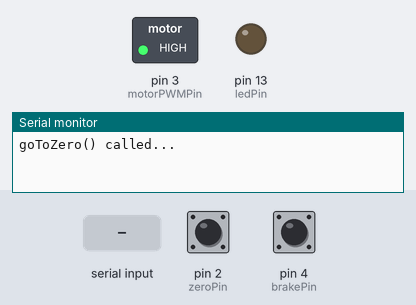
This sketch was run on a simulated Arduino Uno, built with avr-gcc and run on an emulated ATmega328P. Shown: switched loads named in the sketch (green lamp = pin HIGH), output pins drawn as LEDs (lit = HIGH), the last lines printed to the serial monitor. The test bench sets the inputs (shaded band); at power-on: pin 2 (zeroPin) HIGH, pin 4 (brakePin) HIGH.

Above: at 1.3 s.
1.4 s: pin 2 (zeroPin) pulled LOW for 0.15 s
At 2.1 s:
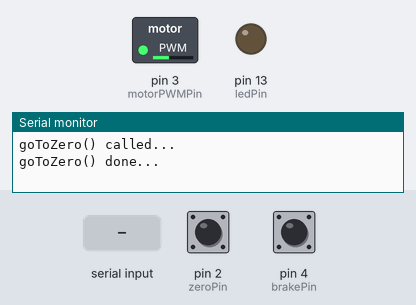
3.0 s: "1\n" received over Serial
At 4.4 s:
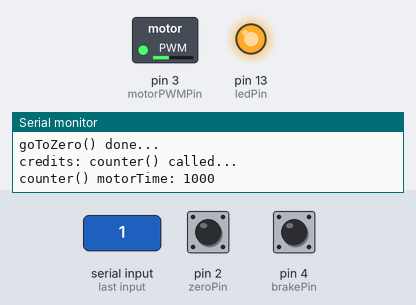
6.0 s: "90,45\n" received over Serial
At 8.4 s:
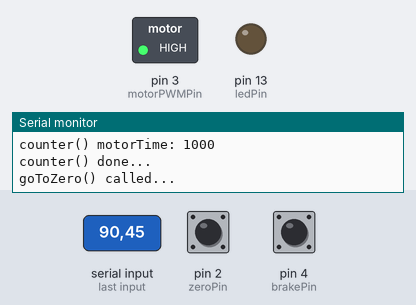
9.0 s: pin 2 (zeroPin) pulled LOW for 1 s
At 10.2 s:
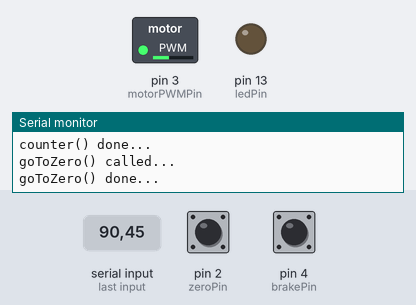
11.5 s: "30,150\n" received over Serial
At 14.6 s:
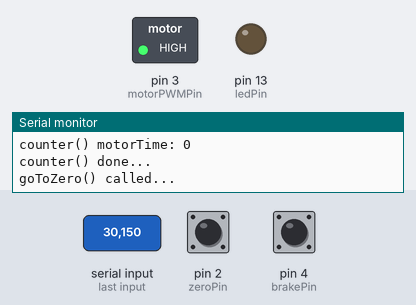
Timing chart, 0 to 15.5 s (numbered marks = the images above; inputs shaded):
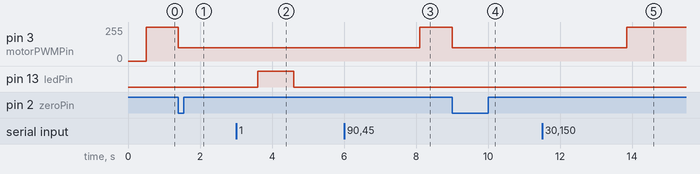

The sketch:

Read_Serial_Rpi_010-serial-toInt-coin-edge-dc-motor-pwm-zero.ino
```cpp
int ledPin = 13;
int lampPin = 9; // for small 12V light bulb above coin collector

// For Coin Acceptor:
int coinPin = 5; // Digital Input from Coin Collector
int signalValue = 0; // For storing value from coin input
int state; // Current state
int lastState = 0; // Last state
//int balance = 0; // Pence
int coinValue = 0; // Curent coin value
int update = 1; // Used for sending an update
long updateDebounceTime = 0; // The last time we sent an update
long updateDebounceDelay = 50; // Update 500ms after last singal pulse

// For Zero-switch:
#define ZEROSWITCH 1
int zeroPin = 2; // HIGH when flip-counter is zero
int brakePin = 4; // HIGH when flip-counter is close to zero
int zeroPinState = 0;
int zeroTrue = 0; // variable for detecting zero-switch rising edge
int brakeTrue = 0;

#define DEBOUNCE_DELAY 120
//char meterTopic[]="meter/0";
int buttonStateFalling[ZEROSWITCH];
int lastButtonStateFalling[ZEROSWITCH];
unsigned long millisPrevious[ZEROSWITCH];

// Motor:
//int motorPowerPin = 2; // Digital Out for turning DC-motor ON/OFF
int motorPWMPin = 3;
int motorArray[]={0, 1000, 2200, 3500, 4100, 5250, 6300, 7500, 8800, 10500};
unsigned long motorTime = 0;
int motorSpeed = 0;
int speedHigh = 255;
int speedLow = 100;
int busy = 0;

// For Serial Comm:
String msg;
int credits = 0;
int lastCredits = 0;
// _______________________________________________________________________

void setup() {
  Serial.begin(9600);
  pinMode(ledPin, OUTPUT);
  pinMode(coinPin, INPUT_PULLUP);
  pinMode(brakePin, INPUT_PULLUP);


  for (int i=0; i < ZEROSWITCH; i++) {
    pinMode(zeroPin, INPUT_PULLUP);
    buttonStateFalling[i]=1;
    lastButtonStateFalling[i]=1;
  }

  goToZero();
}

void loop() {
  //checkCoin();
  readSerialPort();
    if (credits != lastCredits) {
      if (zeroTrue == 0 && credits != 0) {
        goToZero();
        delay(500);
        counter();
      } else if (zeroTrue == 1) {
        //sendData();
        counter();
      } else if (zeroTrue == 0 && credits == 0) {
        goToZero();
      }
  }
}


void goToZero() {
  zeroTrue = 0;
  Serial.println("goToZero() called...");
  delay(500);
  while(zeroTrue == 0) {
    brakeTrue = !digitalRead(zeroPin);
    int braking = 0;
    motorSpeed = 0;
    if (!brakeTrue) {
      motorSpeed = speedHigh;
    } else if (brakeTrue) {
      motorSpeed = speedLow;
    }
    analogWrite(motorPWMPin, motorSpeed);
    unsigned long now=millis();

    for(int i=0 ; i < ZEROSWITCH ; i++) {
      buttonStateFalling[i] = digitalRead(zeroPin);
      if ((buttonStateFalling[i] == LOW) && (lastButtonStateFalling[i] == HIGH)) {
        millisPrevious[i] = now;
      } else if ((buttonStateFalling[i] == HIGH) && (lastButtonStateFalling[i] == LOW) && (now - millisPrevious[i] > DEBOUNCE_DELAY)) {
        zeroTrue = 1;
      }
      lastButtonStateFalling[i] = buttonStateFalling[i];
    }
  }
  // Code below executes when breaking out of while loop
  analogWrite(ledPin, 0);
  Serial.println("goToZero() done...");
  //threads.yield();
}

void counter() {
  busy = 1;
  motorTime = motorArray[credits];

  while (busy == 1) {
    zeroTrue = 0;
    brakeTrue = !digitalRead(brakePin);
    motorSpeed = 0;
    sendData();
    Serial.println("counter() called...");
    Serial.print("counter() motorTime: ");
    Serial.println(motorArray[credits]);
    if (!brakeTrue) {
      motorSpeed = speedHigh;
    } else if (brakeTrue) {
      motorSpeed = speedLow;
      //Serial.println("braking...");
    }
    analogWrite(ledPin, motorSpeed);
    delay(motorTime);
    analogWrite(ledPin, 0);
    busy = 0;
  }
    Serial.println("counter() done...");
}

void readSerialPort() {
  msg = "";
  lastCredits = credits;
  if (Serial.available()) {
    delay(100);
    while (Serial.available() > 0) {
        int inChar = Serial.read();
        delay(250);
        if (isDigit(inChar)) {
        msg += (char)inChar;
      }
      if (inChar == '\n') {
      credits = msg.toInt();
      msg = "";
      }
    }
    Serial.flush();
  }
}

void sendData() {
  //Serial.print("String: ");
  //Serial.println(msg);
  Serial.print("credits: ");
  //Serial.println(credits);
  //delay(100);
}

void checkCoin() {
 while(1) {
  signalValue = digitalRead(coinPin); // Read value from coin selector
  if (signalValue == 0) {
    state = 1; // State is 1 as we're high
  } else {
    state = 0;
    if (update == 0) {
      if ((millis() - updateDebounceTime) > updateDebounceDelay) {
        coinValue = 0; // Reset current coin value
        update = 1; // Make sure we don't run again, till next coin
      }
    }
  }
  if (state != lastState) {
    if (state == 1) {
      coinValue = 1; // + signalCostFactor; // Update coin value
      updateDebounceTime = millis(); // Update last time we processed a signal
      update = 0; // Time to send a update now?
      Serial.print("Coin Inserted ");
      delay(500);
      //threads.delay(500);
      // Keyboard.press(KEY_C);
      digitalWrite(ledPin, HIGH); // Turn status LED on to show signal
      delay(500);
      //threads.delay(500);
      //Keyboard.release(KEY_C);
      digitalWrite(ledPin, LOW);
    } else {
      digitalWrite(ledPin, LOW);  // Turn status LED off
    }
    lastState = state; // Update last state
   }
   //threads.yield();
 }
}
```

Measured:
- after the input at 1.4 s, pin 3 (motorPWMPin): 255/255 → 100/255 at once
- after the input at 3.0 s, pin 13 (ledPin): LOW → HIGH after 0.60 s, → LOW 1.0 s later
- after the input at 6.0 s, pin 3 (motorPWMPin): 100/255 → 255/255 after 2.1 s
- after the input at 9.0 s, pin 3 (motorPWMPin): 255/255 → 100/255 at once
- after the input at 11.5 s, pin 3 (motorPWMPin): 100/255 → 255/255 after 2.4 s
